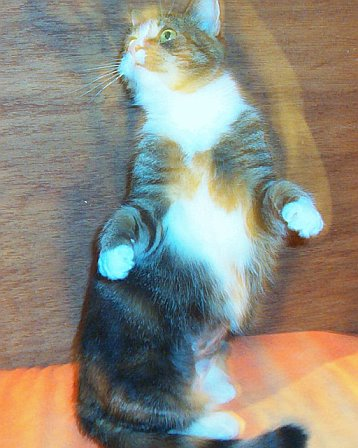
#> input picture PetImages/Cat/10011.jpg, 358 x 448 px, found by its file name; its folder holds only this picture in this run
$ python createData.py
#> lines starting #> are read from the running program, lines starting #| are printed output that depends on the picture
import numpy as np
import matplotlib.pyplot as plt
import cv2
import os

Datadir=r"C:\Users\vamshi\PycharmProjects\ImageClassification\PetImages/"

CATAGORIES=["cat","dog"]
#r"C:\Users\vamshi\PycharmProjects\ImageClassification\PetImages/"
for i in CATAGORIES:
    path=os.path.join(Datadir,i)
    for img in os.listdir(path):
        img_array=cv2.imread(os.path.join(path,img),cv2.IMREAD_GRAYSCALE)
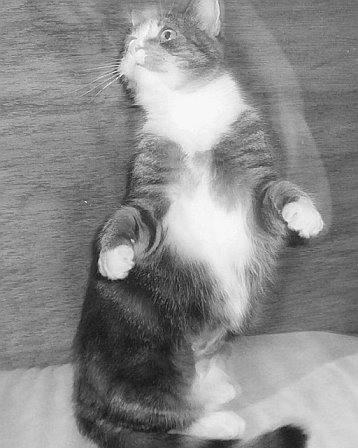
#> img_array: shape (448, 358); min 18, max 255, mean 139.5
        plt.imshow(img_array,cmap="gray")
        plt.show()
        break
    break
img_size=60
new_array=cv2.resize(img_array,(img_size,img_size))
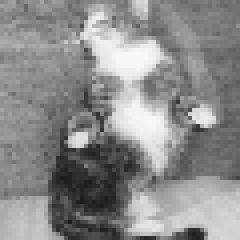
#> new_array: shape (60, 60) (shown 4 times larger); min 26, max 248, mean 139.5
plt.imshow(new_array,cmap="gray")
plt.show()


training_data=[]

def create_training_data():
    for i in CATAGORIES:
        path=os.path.join(Datadir,i)
        class_num=CATAGORIES.index(i)

        for img in os.listdir(path):
            try:
                img_array=cv2.imread(os.path.join(path,img),cv2.IMREAD_GRAYSCALE)
                new_array=cv2.resize(img_array,(img_size,img_size))
                training_data.append([new_array,class_num])
            except Exception as e:
                pass
#> pass 2 of the loop in create_training_data, `for i in CATAGORIES:`:
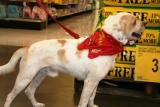
#> input picture PetImages/Dog/1012.jpg, 160 x 107 px, found by its file name
#> in create_training_data, `img_array=cv2.imread(os.path.join(path,img),cv2.IMREAD_GRAYSCALE)`:
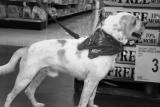
#> img_array: shape (107, 160); min 0, max 251, mean 110.6
#> in create_training_data, `new_array=cv2.resize(img_array,(img_size,img_size))`:
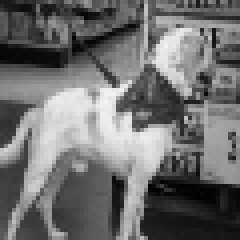
#> new_array: shape (60, 60) (shown 4 times larger); min 0, max 245, mean 110.6
create_training_data()
print(len(training_data))
#| 2

import random
random.shuffle(training_data)
for sample in training_data[:10]:
    print(sample)
#> this loop made 2 passes
#> (printed output is left out)

X=[]
y=[]

for features,lable in training_data:
    X.append(features)
    y.append(lable)
#> this loop made 2 passes
#> lable on passes 1 to 2: 0, 1
#> after the loop, X = 2 items; y = [0, 1]


#print(X[0].reshape(-1, img_size, img_size, 1))

X=np.array(X).reshape(-1,img_size,img_size,1)

import pickle

pickle_out=open(r"C:\Users\vamshi\PycharmProjects\ImageClassification\X.pickle","wb")
pickle.dump(X,pickle_out)
pickle_out.close()

pickle_out=open(r"C:\Users\vamshi\PycharmProjects\ImageClassification\y.pickle","wb")
pickle.dump(y,pickle_out)
pickle_out.close()
